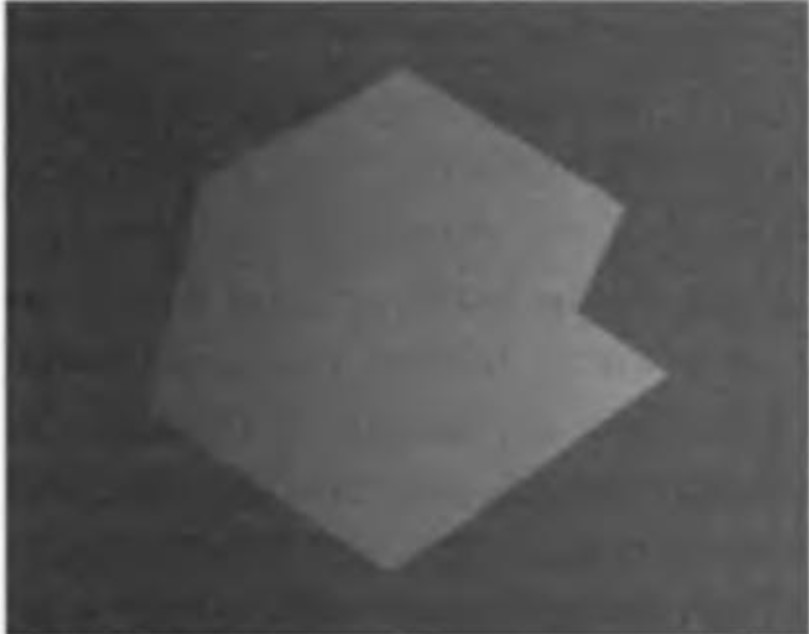
#> input picture Problem 5/adaptive_thresholding.jpg, 809 x 634 px
$ jupyter execute 'c. Adaptive thresholding.ipynb'
#> lines starting #> are read from the running program, lines starting #| are printed output that depends on the picture; after the words box and inside, x2 and y2 are one past the last pixel; in counts of white or black regions, pixels touching at a corner belong together
[cell 1]
import cv2
import matplotlib.pyplot as plt
import numpy as np

[cell 2]
original_image = cv2.imread("adaptive_thresholding.jpg", 0)
#> original_image is the input picture: shape (634, 809); min 42, max 250, mean 83

plt.imshow(original_image, cmap='gray')
plt.title("Original Grayscale Image")

plt.show()

[cell 3]
# Simple threshold value
threshold = 127

# Create output image array
segmented = np.zeros_like(original_image)

# Apply threshold manually using loops
rows, cols = original_image.shape
#> rows = 634; cols = 809
for i in range(rows):
    for j in range(cols):
        if original_image[i, j] > threshold:
            segmented[i, j] = 255
        else:
            segmented[i, j] = 0
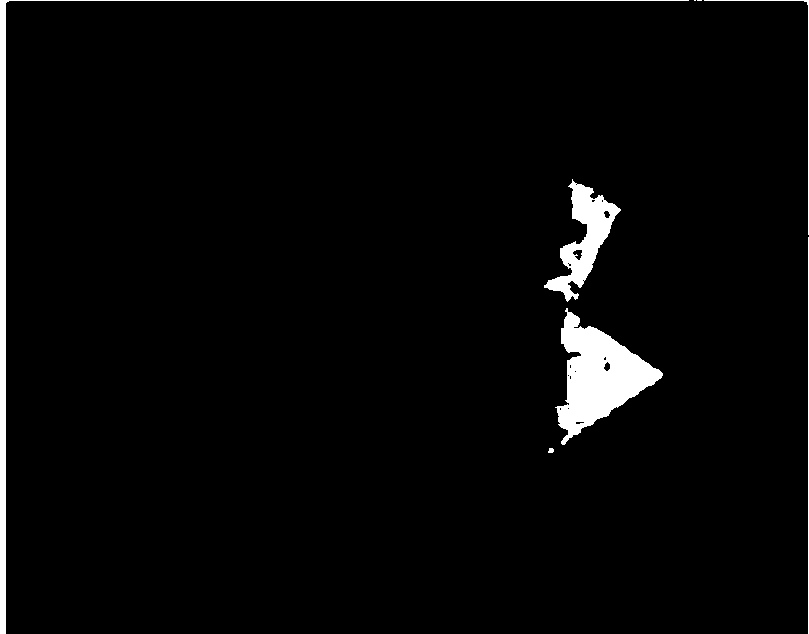
#> segmented: shape (634, 809); 3% white; 8 white regions (2 under 20 px), largest, box (x1, y1, x2, y2) and area: (555, 308, 663, 445) 6699, (0, 0, 689, 634) 4491, (544, 179, 621, 302) 3220, (808, 237, 809, 634) 397, (704, 0, 809, 235) 346, (548, 448, 554, 453) 25

plt.imshow(segmented, cmap='gray')
plt.title("Segmentation Based on Gray Level")
plt.axis('off')
plt.show()

[cell 4]
# Define window size (should be odd)
window_size = 11
C = 2

# Padding size
pad = window_size // 2
padded_image = np.pad(original_image, pad, mode='reflect')
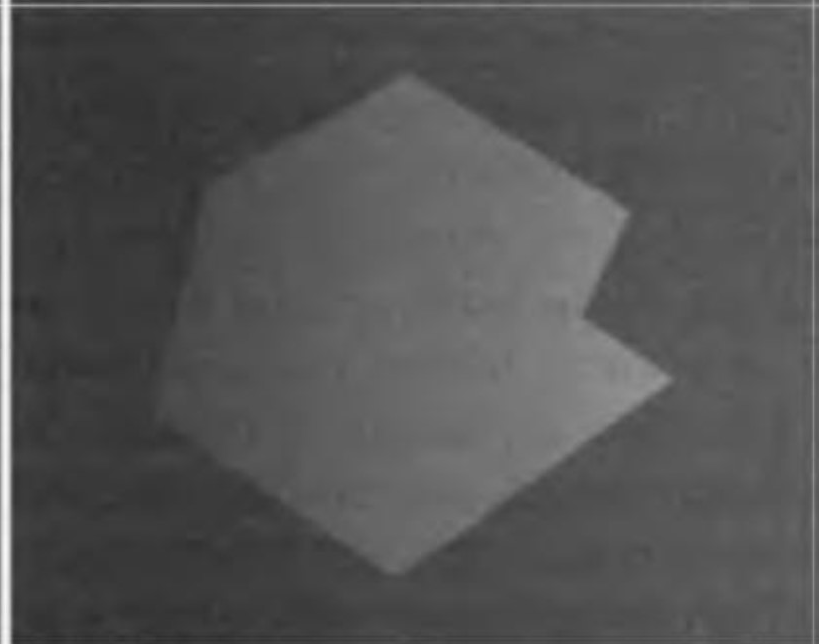
#> padded_image: shape (644, 819); min 42, max 250, mean 83.8

adaptive_segmented = np.zeros_like(original_image)

for i in range(rows):
    for j in range(cols):
        # Extract local window
        local_window = padded_image[i:i+window_size, j:j+window_size]
        local_mean = np.mean(local_window)

        if original_image[i, j] > local_mean - C:
            adaptive_segmented[i, j] = 255
        else:
            adaptive_segmented[i, j] = 0
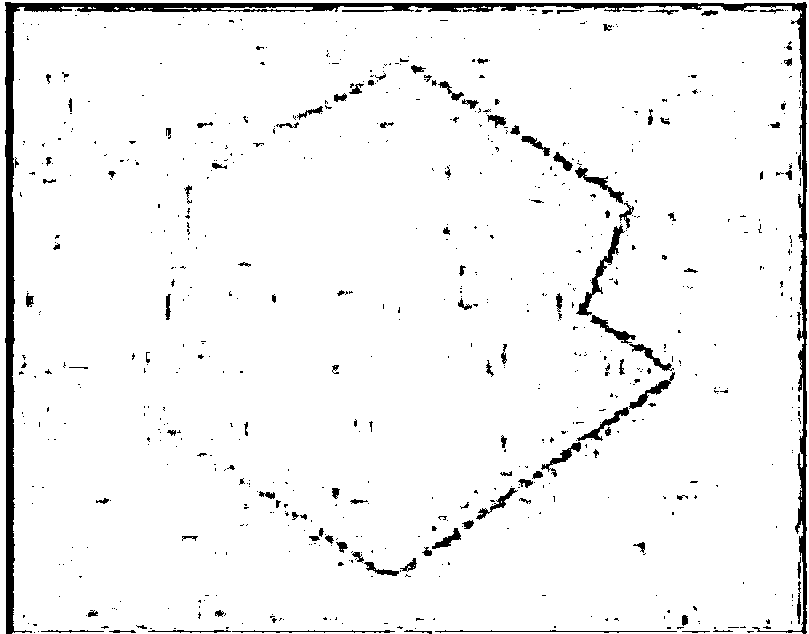
#> adaptive_segmented: shape (634, 809); 95.2% white; 710 black regions (584 under 20 px), largest, box (x1, y1, x2, y2) and area: (5, 2, 807, 634) 13002, (576, 224, 625, 316) 688, (575, 166, 624, 204) 386

plt.imshow(adaptive_segmented, cmap='gray')
plt.title("Adaptive Thresholding (Mean)")
plt.axis('off')
plt.show()
